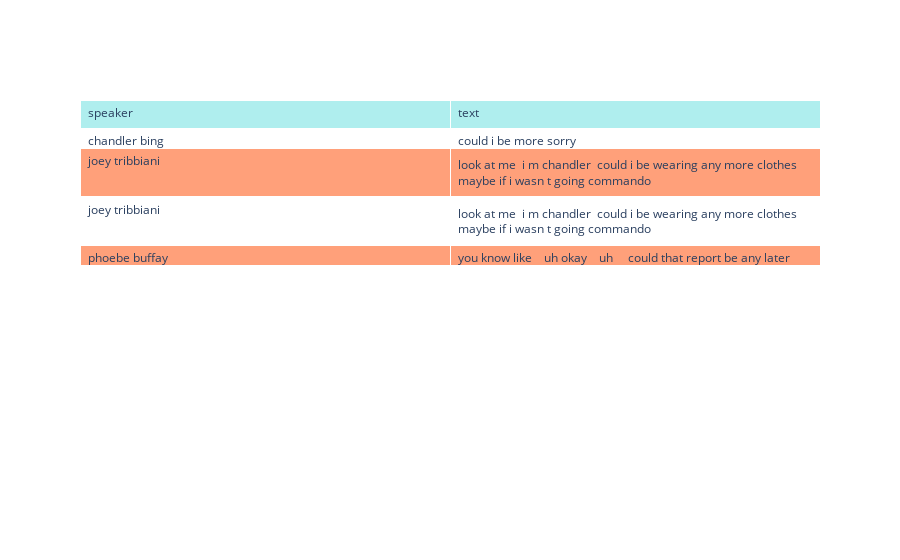

Source (notebook cell):
### Markdown cell above
#### 'could I BE...' is only one time because other characters were using it to mock Chandler

### Code cell
a=script_6[(script_6["text"].str.contains("\s*could\s*i\s*be|could.*report\s*be")) & (~script_6["text"].str.contains("how\s*could\s*i\s*be"))].sort_values(by="speaker")
fig= go.Figure(data=[go.Table(header= dict(values= list(a[["speaker",'text']]),
                                           fill_color= 'paleturquoise',
               align= 'left'),
               cells= dict(values= [a["speaker"], a['text']],
               fill_color= [['white', '#ffa07a']*len(a)],
               align= 'left'))])
fig.show()

### Figure 1 — Plotly figure (JSON) as saved in the notebook; plotly's stock layout.template omitted (floating-point values rounded to 4 significant figures)
{"data": [{"cells": {"align": "left", "fill": {"color": [["white", "#ffa07a", "white", "#ffa07a", "white", "#ffa07a", "white", "#ffa07a"]]}, "values": [["chandler bing", "joey tribbiani", "joey tribbiani", "phoebe buffay"], ["could i be more sorry", "look at me  i m chandler  could i be wearing any more clothes  maybe if i wasn t going commando  ", "look at me  i m chandler  could i be wearing any more clothes  maybe if i wasn t going commando  ", "you know like    uh okay    uh     could that report be any later "]]}, "header": {"align": "left", "fill": {"color": "paleturquoise"}, "values": ["speaker", "text"]}, "type": "table"}], "layout": {}}
